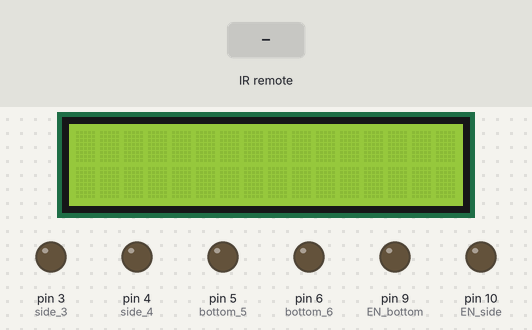
This sketch was run on a simulated Arduino Uno, built with avr-gcc and run on an emulated ATmega328P. Parts: 16×2 character LCD, output pins drawn as LEDs (lit = HIGH). Inputs (shaded band) come from the test bench. What the sketch prints to the serial monitor is not drawn.

Above: at 1.2 s.
1.3 s: infrared code 0xE718FF00 received
At 2.5 s:
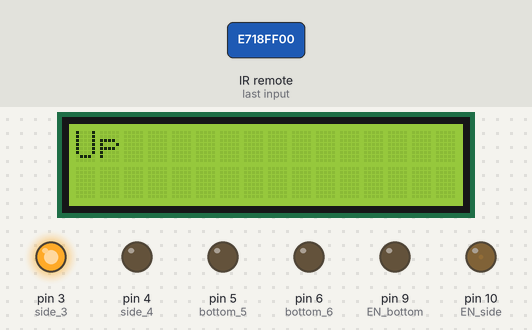
3.1 s: infrared code 0xAD52FF00 received
At 3.9 s:
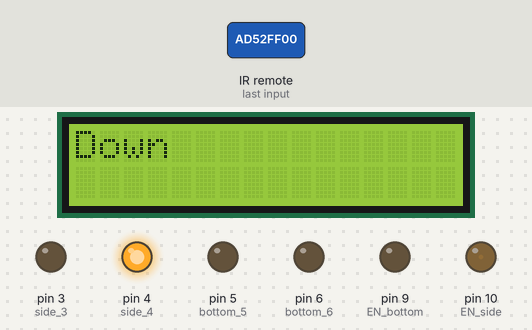
4.9 s: infrared code 0xA55AFF00 received
At 6.4 s:
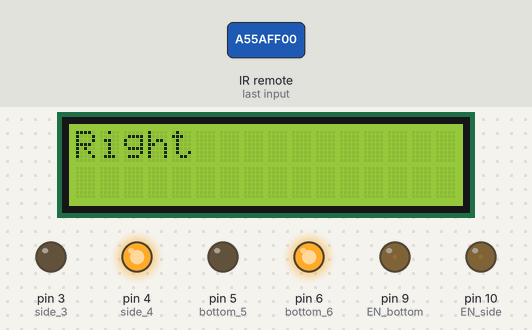
6.7 s: infrared code 0xF708FF00 received
At 7.8 s:
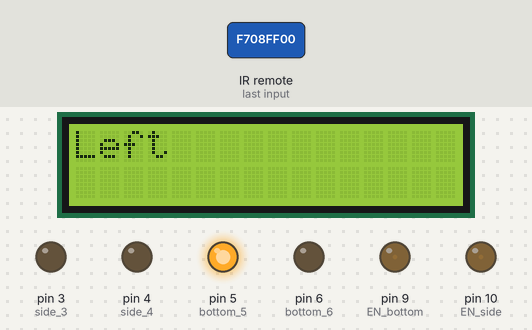
8.5 s: infrared code 0xE31CFF00 received
At 8.8 s:
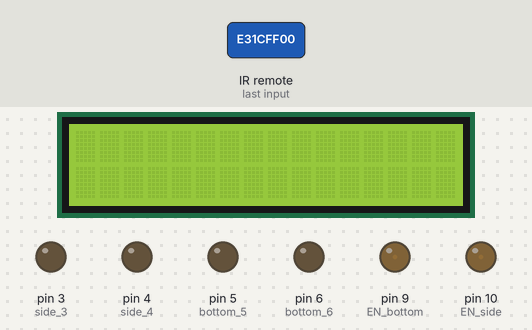
10.0 s: infrared code 0xE718FF00 received
At 10.15 s:
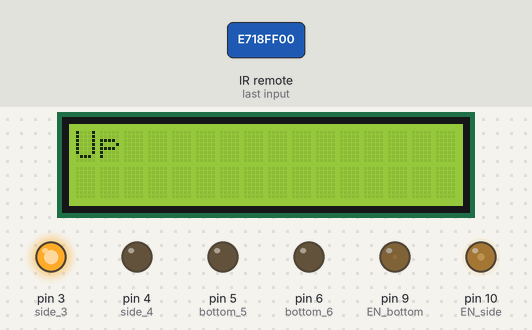
Timing chart, 0 to 12.8 s (numbered marks = the images above; inputs shaded):
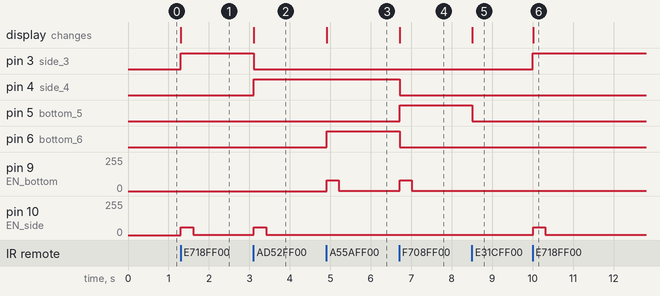

Measured:
- after the input at 1.3 s, pin 3 (side_3): LOW → HIGH at once; pin 10 (EN_side): 0/255 → 60/255 at once, → 1/255 0.30 s later; the display: changes at once (image 1)
- after the input at 3.1 s, pin 3 (side_3): HIGH → LOW at once; pin 4 (side_4): LOW → HIGH at once; pin 10 (EN_side): 1/255 → 60/255 at once, → 1/255 0.30 s later; the display: changes at once (image 2)
- after the input at 4.9 s, pin 6 (bottom_6): LOW → HIGH at once; pin 9 (EN_bottom): 0/255 → 80/255 at once, → 1/255 0.30 s later; the display: changes at once (image 3)
- after the input at 6.7 s, pin 4 (side_4), pin 6 (bottom_6): HIGH → LOW at once; pin 5 (bottom_5): LOW → HIGH at once; pin 9 (EN_bottom): 1/255 → 80/255 at once, → 1/255 0.30 s later; the display: changes at once (image 4)
- after the input at 8.5 s, pin 5 (bottom_5): HIGH → LOW at once; the display: changes at once (image 5)
- after the input at 10.0 s, pin 3 (side_3): LOW → HIGH at once; pin 10 (EN_side): 1/255 → 60/255 at once, → 1/255 0.30 s later; the display: changes at once (image 6)

The sketch:

manual.final.ino
```cpp
#include <Wire.h>
#include<IRremote.hpp>
#include<LiquidCrystal.h>
#include<LiquidCrystal_I2C.h>
IRrecv IR(11);
#define side_3 3
#define side_4 4
#define bottom_5 5
#define bottom_6 6
#define up A1
#define left A0
#define down A3
#define right A2
#define EN_side 10
#define EN_bottom 9
//LiquidCrystal lcd(2,7,13,12,11,10);
LiquidCrystal_I2C lcd (0x27,16,2);

int speed_side=0;
int speed_bottom=0;

void enable_speedV(int x){
  Serial.println(x);
  analogWrite(x,60);
   delay(300);
  for(int i=60;i>0;i--)
  {
     analogWrite(x,i);

    }

}
void enable_speedH(int x){
  Serial.println(x);
  analogWrite(x,80);
   delay(300);
  for(int i=80;i>0;i--)
  {
     analogWrite(x,i);

    }
}
void setup() {

pinMode(side_3,OUTPUT);
pinMode(side_4,OUTPUT);

pinMode(bottom_6,OUTPUT);
pinMode(bottom_5,OUTPUT);
pinMode(EN_side,OUTPUT);
pinMode(EN_bottom,OUTPUT);

digitalWrite(side_3,0);
digitalWrite(side_4,0);

digitalWrite(bottom_6,0);
digitalWrite(bottom_5,0);

 Serial.begin(9600);
  IR.enableIRIn();
  lcd.init();
 lcd.backlight();
}

void loop() {

  if(IR.decode()){
    Serial.println(IR.decodedIRData.decodedRawData);
    if(IR.decodedIRData.decodedRawData==0xE718FF00){
       lcd.backlight();
    lcd.clear();
    lcd.setCursor(0, 0);
     lcd.print("Up");
     Serial.println("up");

     digitalWrite(side_3,HIGH);
     digitalWrite(side_4,0);


 Serial.println(digitalRead(side_3));
       Serial.println(digitalRead(side_4));
     Serial.println(digitalRead(bottom_5));
      Serial.println(digitalRead(bottom_6));
       Serial.println("y");
       Serial.println(side_3);
     enable_speedV(EN_side);


    }
    else if(IR.decodedIRData.decodedRawData==0xAD52FF00){
       lcd.backlight();
    lcd.clear();
     lcd.setCursor(0, 0);
     lcd.print("Down");
     Serial.println("down");
     digitalWrite(side_3,0);
     digitalWrite(side_4,HIGH);


 Serial.println(digitalRead(side_3));
       Serial.println(digitalRead(side_4));
     Serial.println(digitalRead(bottom_5));
      Serial.println(digitalRead(bottom_6));
       Serial.println("x");
     enable_speedV(EN_side);

      }
      else if(IR.decodedIRData.decodedRawData==0xA55AFF00){
         lcd.backlight();
    lcd.clear();
     lcd.setCursor(0, 0);
        lcd.print("Right");
        Serial.println("right");
        digitalWrite(bottom_6,HIGH);
     digitalWrite(bottom_5,0);


     enable_speedH(EN_bottom);
        }
  else if(IR.decodedIRData.decodedRawData==0xF708FF00){
  lcd.backlight();
    lcd.clear();
         lcd.setCursor(0, 0);
lcd.print("Left");
Serial.println("left");
    digitalWrite(bottom_6,0);
     digitalWrite(bottom_5,HIGH);
       digitalWrite(side_3,0);
     digitalWrite(side_4,0);

     enable_speedH(EN_bottom);
    }
    else if(IR.decodedIRData.decodedRawData==0xE31CFF00){
       lcd.backlight();
    lcd.clear();
      digitalWrite(bottom_6,0);
     digitalWrite(bottom_5,0);

       digitalWrite(side_3,0);
     digitalWrite(side_4,0);

      }
      IR.resume();
  }

}
```
